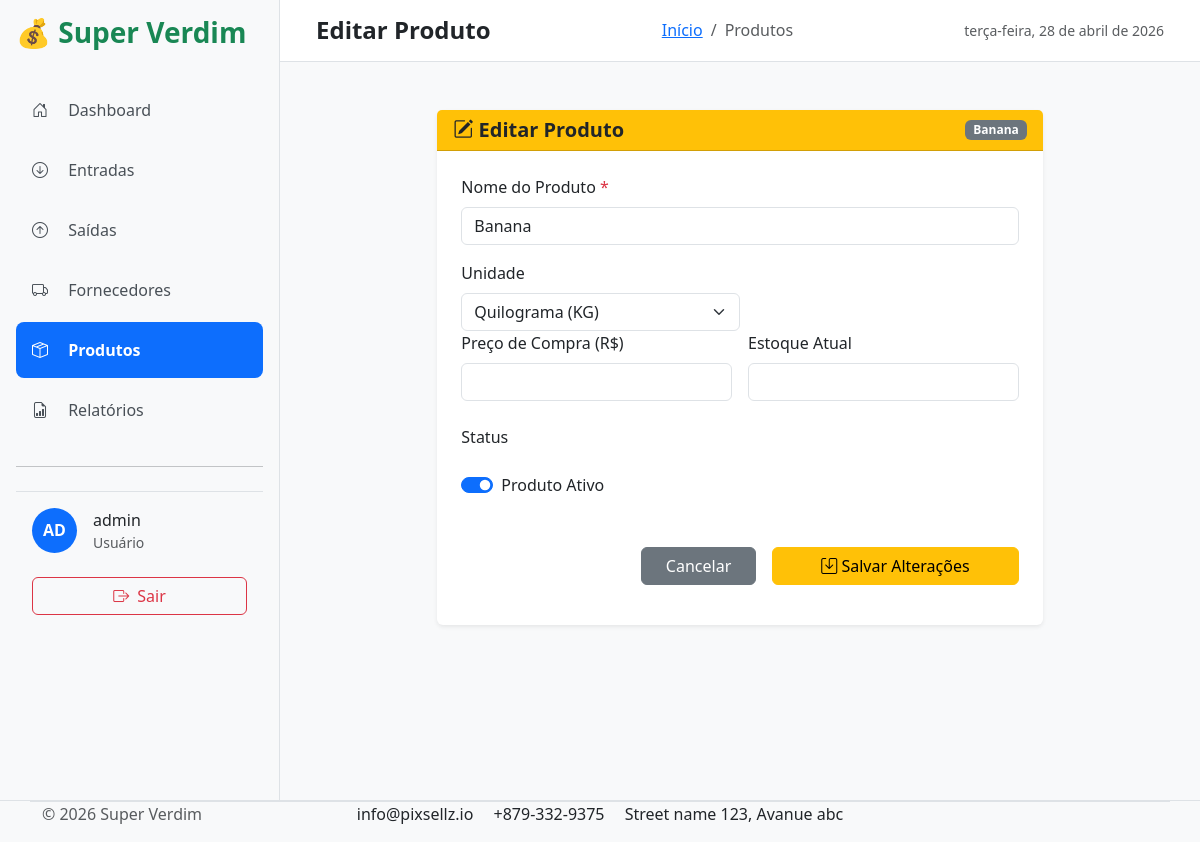
/produtos/produtos/4/editar/ (signed in), run on the app's committed database.
### produtos/models.py (models this page shows, shortened)
class Produto(models.Model):
    nome = models.CharField(max_length=200, verbose_name="Nome do Produto")
    unidade = models.CharField(max_length=20, default="UN", choices=[
        ('UN', 'Unidade'),
        ('KG', 'Quilograma'),
        ('LT', 'Litro'),
        ('CX', 'Caixa'),
        ('PCT', 'Pacote'),
    ], verbose_name="Unidade")
    preco_de_compra = models.DecimalField(max_digits=12, decimal_places=2, default=0.00, verbose_name="Preço de Compra")
    estoque_atual = models.FloatField(default=0, verbose_name="Estoque Atual")
    ativo = models.BooleanField(default=True, verbose_name="Ativo")
    criado = models.DateTimeField(auto_now_add=True)
    atualizado = models.DateTimeField(auto_now=True)
    class Meta:
        verbose_name = "Produto"
        verbose_name_plural = "Produtos"
        ordering = ['nome']

### produtos/views.py (the view)
# urls.py: path('produtos/<int:pk>/editar/', views.editar_produto, name='editar_produto'),
@login_required
def editar_produto(request, pk):
    produto = get_object_or_404(Produto, pk=pk)
    if request.method == 'POST':
        form = ProdutoForm(request.POST, instance=produto)
        if form.is_valid():
            form.save()
            messages.success(request, 'Produto atualizado com sucesso!')
            return redirect('lista_produtos')
    else:
        form = ProdutoForm(instance=produto)
    return render(request, 'produtos/editar_produto.html', {'form': form, 'produto': produto})

### produtos/forms.py
class ProdutoForm(forms.ModelForm):
    class Meta:
        model = Produto
        fields = ['nome','unidade', 'preco_de_compra', 'estoque_atual', 'ativo']

### main/context_processors.py (called while the page is built, shortened)
def user_role(request):
    if request.user.is_authenticated:
        groups = list(request.user.groups.values_list('name', flat=True))
        return {
            'is_admin': 'Administrador' in groups,
            'is_gerente': 'Gerente' in groups,
            'is_usuario': 'Usuário' in groups,
            'user_groups': groups,
            'user': request.user,
            'user_full_name': request.user.get_full_name() or request.user.username,
        }

### templates/produtos/editar_produto.html (shortened to what this page needs)
{% extends 'base.html' %}
{% block page_title %}Editar Produto{% endblock %}
{% block breadcrumb_current %}Produtos{% endblock %}
{% block content %}
<div class="row justify-content-center mt-5">
  <div class="col-xl-8 col-lg-9 col-md-10">
    <div class="card shadow-sm">
      <div class="card-header bg-warning text-dark d-flex justify-content-between align-items-center">
        <h5 class="mb-0 fw-semibold">
          <i class="bi bi-pencil-square"></i> Editar Produto
        </h5>
        <span class="badge bg-secondary">{{ produto.nome }}</span>
      </div>
      <div class="card-body p-4">
        <form method="POST" >
          <div class="mb-3">
            <label class="form-label">Nome do Produto <span class="text-danger">*</span></label>
            <input type="text" class="form-control" name="nome" value="{{ produto.nome }}" required>
          </div>
          <div class="col-md-6">
              <label class="form-label">Unidade</label>
              <select class="form-select" name="unidade">
                <option value="KG" {% if produto.unidade == 'KG' %}selected{% endif %}>Quilograma (KG)</option>
              </select>
            </div>
          <div class="row g-3">
            <div class="col-md-6">
              <label class="form-label">Preço de Compra (R$)</label>
              <input type="number" step="0.01" class="form-control" min="0" name="preco_de_compra"
                     value="{{ produto.preco_de_compra|floatformat:2 }}">
            </div>
            <div class="col-md-6">
              <label class="form-label">Estoque Atual</label>
              <input type="number" class="form-control" name="estoque_atual" min="0" value="{{ produto.estoque_atual }}">
            </div>
          </div>
          <div class="row g-3 mt-2">
            <div class="col-md-6">
              <label class="form-label">Status</label>
              <div class="form-check form-switch mt-3">
                <input class="form-check-input" type="checkbox" name="ativo" id="ativo"
                       {% if produto.ativo %}checked{% endif %}>
                <label class="form-check-label" for="ativo">Produto Ativo</label>
              </div>
            </div>
          </div>
          <div class="d-flex justify-content-end gap-3 mt-5">
            <a href="{% url 'lista_produtos' %}" class="btn btn-secondary px-4">Cancelar</a>
            <button type="submit" class="btn btn-warning px-5">
              <i class="bi bi-save"></i> Salvar Alterações
            </button>
          </div>
        </form>
      </div>
    </div>
  </div>
</div>
{% endblock %}

### templates/includes/navbar.html (shortened to what this page needs)
{% load static %}
    <div class="d-flex justify-content-between align-items-center mb-4">
      <h3 class="text-success fw-bold">💰 Super Verdim</h3>
    </div>
      <ul class="nav flex-column">
        <li class="nav-item">
          <a href="{% url 'home' %}"
            class="nav-link py-3 px-3 mb-1 rounded-3 {% if request.path == '/' or request.path == '/dashboard/' %}active{% endif %}">
            <i class="bi bi-house-door me-3"></i> Dashboard
          </a>
        </li>
    <li class="nav-item">
      <a href="{% url 'entradas_list' %}"
         class="nav-link py-3 px-3 mb-1 rounded-3 {% if 'entradas' in request.path %}active{% endif %}">
        <i class="bi bi-arrow-down-circle me-3"></i> Entradas
      </a>
    </li>
    <li class="nav-item">
      <a href="{% url 'saidas_list' %}"
         class="nav-link py-3 px-3 mb-1 rounded-3 {% if 'saidas' in request.path %}active{% endif %}">
        <i class="bi bi-arrow-up-circle me-3"></i> Saídas
      </a>
    </li>
      <a href="{% url 'lista_fornecedores' %}"
         class="nav-link py-3 px-3 mb-1 rounded-3 {% if 'fornecedores' in request.path %}active{% endif %}">
        <i class="bi bi-truck me-3"></i> Fornecedores
      </a>
    <li>
      <a href="{% url 'lista_produtos' %}"
        class="nav-link py-3 px-3 mb-1 rounded-3 {% if 'produtos' in request.path %}active{% endif %}">
        <i class="bi bi-box-seam me-3"></i> Produtos
      </a>
    </li>
    <li class="nav-item">
      <a class="nav-link py-3 px-3 mb-1 rounded-3 {% if 'relatorio' in request.path %}active{% endif %}" href="#" data-bs-toggle="offcanvas" data-bs-target="#offcanvasRelatorios">
        <i class="bi bi-file-earmark-bar-graph me-3"></i> Relatórios
      </a>
    </li>
      <hr class="my-4">
      {% if user.is_authenticated %}
      <div class="mt-auto px-3 py-3 border-top">
        <div class="d-flex align-items-center gap-3">
          <div class="bg-primary text-white rounded-circle d-flex align-items-center justify-content-center" style="width: 45px; height: 45px;">
            <strong>{{ user.username|slice:":2"|upper }}</strong>
          </div>
          <div>
            <p class="mb-0 fw-medium">{{ user.get_full_name|default:user.username }}</p>
            <small class="text-muted">{{ user.email|default:"Usuário" }}</small>
          </div>
        </div>
        <br>
        <a href="{% url 'logout' %}" class="btn btn-outline-danger w-100 d-flex align-items-center justify-content-center gap-2">
          <i class="bi bi-box-arrow-right"></i> Sair
          </a>
        {% else %}
        <a href="{% url 'login' %}" class="btn btn-primary w-100">Fazer Login</a>
        {% endif %}
      </div>

### static/css/style.css (style rules this page uses)
body { font-family: 'Segoe UI', system-ui, sans-serif; }
.nav-link { color: #495057; transition: all 0.2s; }
.nav-link.active { background-color: #0d6efd !important; color: white !important; font-weight: 600; }
.card { border: none; box-shadow: 0 4px 15px rgba(0, 0, 0, 0.08); }

### data on the page
Produto: nome "Banana", unidade "Quilograma (KG)", ativo "☑"

### other printed values
{{ user.username|slice:":2"|upper }} "AD"
{{ user.get_full_name|default:user.username }} "admin"
{{ user.email|default:"Usuário" }} "Usuário"
